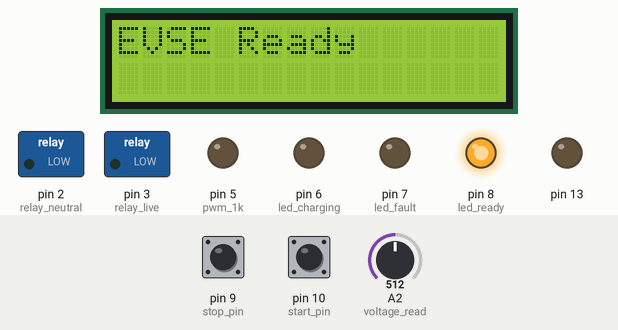
Recording of a sketch running on a simulated Arduino Uno, built with avr-gcc and run on an emulated ATmega328P. Parts: 16×2 character LCD, switched loads named in the sketch (green lamp = pin HIGH), output pins drawn as LEDs (lit = HIGH). Inputs (shaded band) come from the test bench; at power-on: pin 10 (start_pin) LOW, pin 9 (stop_pin) LOW, A2 (voltage_read) = 512. What the sketch prints to the serial monitor is not drawn.

Above: at 4.0 s.
4.1 s: pin 10 (start_pin) pulled HIGH for 0.15 s
At 4.7 s:
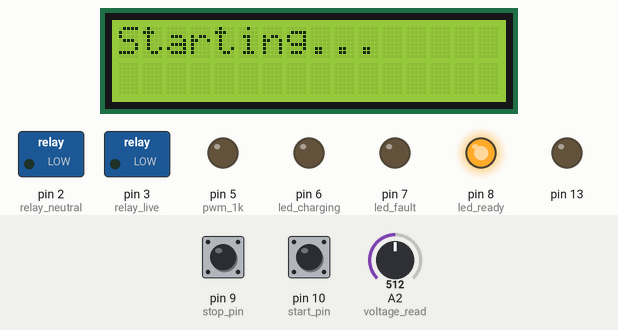
At 7.0 s:
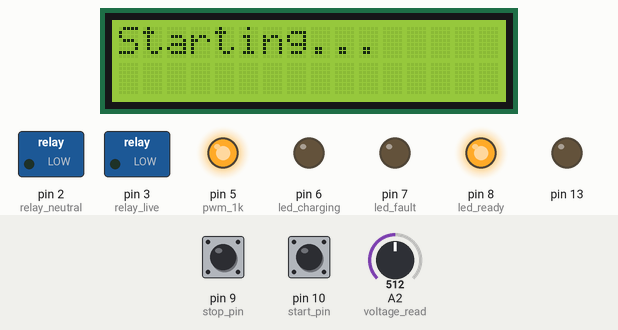
7.2 s: pin 9 (stop_pin) pulled HIGH for 0.15 s
At 7.8 s:
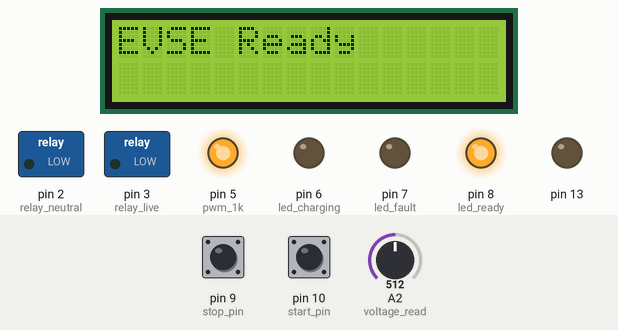
13.4 s: A2 (voltage_read) set to 112
16.4 s: A2 (voltage_read) set to 90
Timing chart, 0 to 19.4 s (numbered marks = the images above; inputs shaded):
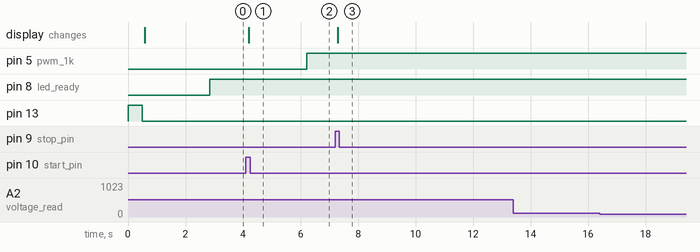

Measured:
- after the input at 4.1 s, pin 5 (pwm_1k): LOW → HIGH after 2.1 s; the display: changes after 0.11 s (image 1)
- after the input at 7.2 s, the display: changes after 0.10 s (image 3)
- after the input at 13.4 s, every drawn part: stays the same
- after the input at 16.4 s, every drawn part: stays the same

The sketch:

AlloverSerial.ino
```cpp
#include <EmonLib.h>
#include <EEPROM.h>

int voltage;


int adc_12v_min,adc_12v_max,adc_9v_min,adc_9v_max,adc_6v_min,adc_6v_max,adc_3v_min,adc_3v_max;
int32_t frequency = 1000;//hz
int duty_cycle;  //   (10% 25.5)||(16% 40.8)||(25% 63.75)||(30% 76.5)||(40% 102)||(50% 127.5)||(100% 255) ,if above 800us or 80% duty cycle rule changes

unsigned long voltagetotal = 0;
unsigned long voltageavg = 0;
int counterval = 0;

#include <Wire.h>
#include <LiquidCrystal_I2C.h>
LiquidCrystal_I2C lcd(0x27, 16, 2);


bool      volt6_flag = false;
bool      volt9_flag = false;
bool      volt12_flag = false;
uint8_t count = 0;

#define start_pin 10
#define stop_pin 9            //interupt

bool start_flag = false; // MAKE IT FALSE FOR DEVELOPMENT

#define led_ready 8
#define led_charging 6
#define led_fault 7

#define pwm_1k 5
#define voltage_read A2

#define relay_live 3
#define relay_neutral 2
#define current_ip_pin A3
EnergyMonitor emon1;
String temp;
String s1;

void start_detect()                          //Switch ON button
{
  if (start_flag == false)
  {
    if (   digitalRead(start_pin) == HIGH)
    {
      _delay_ms(50);
      if (  digitalRead(start_pin) == HIGH)
      {
        lcd.clear();
        lcd.setCursor(0, 0);
        lcd.print("Starting...");
        delay(2000);
        start_flag = true;
        analogWrite(pwm_1k, 255);
      }
    }
  }
}
void setup() {
  TCCR0B = TCCR0B & B11111000 | B00000011;
  Serial.begin(9600);
  pinMode(start_pin , INPUT);
  pinMode(stop_pin , INPUT);
  pinMode(led_ready , OUTPUT);
  pinMode(led_charging , OUTPUT);
  pinMode(led_fault , OUTPUT);
  pinMode(relay_live, OUTPUT);
  pinMode(relay_neutral, OUTPUT);
  digitalWrite(relay_live, LOW);
  digitalWrite(relay_neutral, LOW);
  emon1.current(current_ip_pin, 60.1);
  //  emon1.c urrent(current_ip_pin, 111.1);
  pinMode(13, OUTPUT);
  digitalWrite(13, HIGH);
  delay(500);
  digitalWrite(13, LOW);
  Serial.println("STARTING");
  Wire.begin();
  Wire.beginTransmission(0x27);
  int   err = Wire.endTransmission();
  Serial.println(err);
  if (err == 0)
  {
    Serial.println("LCD Ready");
    lcd.init();
    lcd.backlight();
    lcd.clear();
    lcd.setCursor(0, 0);
    lcd.print("EVSE Ready");
    //rtcf = 1;
  }
  else
  {
    Serial.println(F("LCDfault "));
  }

  temp=read_String(0);
  adc_12v_min = temp.toInt();
  temp=read_String(5);
  adc_12v_max = temp.toInt();
  temp=read_String(10);
  adc_9v_min = temp.toInt();
  temp=read_String(15);
  adc_9v_max=temp.toInt();
  temp=read_String(20);
  adc_6v_min=temp.toInt();
  temp=read_String(25);
  adc_6v_max=temp.toInt();
  temp=read_String(30);
  adc_3v_min=temp.toInt();
  temp=read_String(35);
  adc_3v_max=temp.toInt();
  temp=read_String(40);
  duty_cycle=temp.toInt();
}

void loop()
{
  send1_string();

  if (start_flag == true)
  {
    stop_detect();
    voltagetotal = 0;
    voltageavg = 0;
    counterval = 0;
    for (int i = 0; i < 100; i++)
    {
      voltage = analogRead(voltage_read);
      if (volt9_flag == 1)
      {
        if (voltage > 100)
        {
          voltagetotal += voltage;
          counterval++;
        }
      }
      else if (volt6_flag == 1)
      {
        //        if (voltage > 420)
        //        {
        //          stop_now();
        //        }
        if (voltage > 100)
        {
          voltagetotal += voltage;
          counterval++;
        }
      }
      else
      {
        if (voltage > 50)
        {
          voltagetotal += voltage;
          counterval++;
        }
      }
    }
    voltageavg = voltagetotal / counterval;
    voltage = voltageavg;
    Serial.print("Counter val: "); Serial.print(counterval);
    Serial.print("/100\tVoltage val: "); Serial.println(voltage);

    Serial.print(volt12_flag); Serial.print(volt9_flag); Serial.println(volt6_flag);
    if (voltage > 100) {
      if ((adc_12v_min < voltage) && (voltage < adc_12v_max)) //12v
      {

          digitalWrite(relay_live, LOW);
          digitalWrite(relay_neutral, LOW);
          Serial.println("on standby i.e no car connected ");
          lcd.clear();
          lcd.setCursor(5, 0);
          lcd.print("Standby");
          lcd.setCursor(0, 1);
          lcd.print("No Car Connected");
          volt12_flag = true;
          volt9_flag = false;
          volt6_flag = false;

      }
      else if ((adc_9v_min < voltage) && (voltage < adc_9v_max )) //9v
      {
        if (volt12_flag == true)          //check if it was 12V first
        {
          digitalWrite(relay_live, LOW);
          digitalWrite(relay_neutral, LOW);
          Serial.println("vehicle detected ..sending 1khz signal ");
          lcd.clear();
          lcd.setCursor(0, 0);
          lcd.print("Vehicle Detected");
          lcd.setCursor(1, 1);
          lcd.print("Sending 1KHz");
          Serial.println(voltage);
          analogWrite(pwm_1k, duty_cycle);
          digitalWrite(led_ready, HIGH);
          digitalWrite(led_fault, LOW);
          digitalWrite(led_charging, LOW);
          digitalWrite(13, HIGH);
          delay(3000);
          lcd.clear();
          lcd.setCursor(0, 0);
          lcd.print("Waiting for 6V");
          volt9_flag = true;
          volt12_flag = false;
          volt6_flag = false;
        }
        else                    //wasnt 12V first directly 9V
        {

          Serial.println("In 9V Loop");
          //stop_now();                            //HE UNCOMMENT KARAYCHA NA
        }
      }
      else if ((adc_6v_min < voltage) && (voltage < adc_6v_max))//6v
      {
        Serial.println("In charging loop");
        double Irms = emon1.calcIrms(1480);  // Calculate Irms only
        Serial.print("Power: "); Serial.print(Irms * 230.0); Serial.print("  Current: "); Serial.println(Irms);

        if (volt6_flag == false)              //check if it was 9V first
        {
          digitalWrite(13, LOW);
          Serial.println("CHARGING STARTED");
          lcd.clear();
          lcd.setCursor(0, 0);
          lcd.print("Vehicle Charging");
          delay(3000);
          digitalWrite(relay_live, HIGH);
          digitalWrite(relay_neutral, HIGH);
          digitalWrite(led_charging, HIGH);
          digitalWrite(led_ready, LOW);
          digitalWrite(led_fault, LOW);
          volt9_flag = false;
          volt6_flag = true;
        }
      }
      else if ((adc_3v_min < voltage) && (voltage < adc_3v_max))//3v
      {
        digitalWrite(relay_live, LOW);
        digitalWrite(relay_neutral, LOW);
        digitalWrite(led_ready, LOW);
        digitalWrite(led_charging, LOW);
        digitalWrite(led_fault, LOW);
        //      start_flag = false;
        Serial.println("open surrounding needed X overheat ");
        volt6_flag = false;
        volt9_flag = false;
        volt12_flag = false;
      }
      else
      {
        Serial.println("No if conditions");
      }
    }                //>100 else ?
  }
  else                  //switch still OFF
  {
    digitalWrite(13, LOW);
    digitalWrite(led_ready, HIGH);
    Serial.println("Everything OFF");
    start_detect();
  }
  delay(100);
}

void stop_now()
{
  Serial.println("Stop now");
  lcd.clear();
  lcd.setCursor(0, 0);
  lcd.print("EVSE Ready");

  _delay_ms(5);
  start_flag = false;
  digitalWrite(relay_live, LOW);
  digitalWrite(relay_neutral, LOW);
  digitalWrite(led_charging, LOW);
  digitalWrite(led_ready, HIGH);
  digitalWrite(led_fault, LOW);
  volt6_flag = false;
  volt9_flag = false;
  volt12_flag = false;
  lcd.clear();
  lcd.setCursor(0, 0);
  lcd.print("EVSE Ready");
}

void stop_detect()
{
  if (   digitalRead(stop_pin) == HIGH)
  {
    _delay_ms(50);
    if (  digitalRead(stop_pin) == HIGH)
    {
      Serial.println("In stop detect function");
      stop_now();
    }
  }
}


void send1_string()
{


  if (Serial.available() > 0)
  {
    s1 = Serial.readStringUntil('\n');
    int len = s1.length();

    Serial.print("Length of scanned code is: ");
    Serial.println(len);
    char ss = s1.charAt(1);
    Serial.print("Char at 1 is: ");
    Serial.println(ss);
    //    Serial2.print("Char at 0 is: ");
    //    Serial2.println(ss);
    if (s1 == "#STRT")
    {
      start_flag = true;
      analogWrite(pwm_1k, 255);
    }

    else if (s1 == "#STOP")
    {
      _delay_ms(5);
      start_flag = false;
      digitalWrite(relay_live, LOW);
      digitalWrite(relay_neutral, LOW);
      digitalWrite(led_charging, LOW);
      digitalWrite(led_ready, HIGH);
      digitalWrite(led_fault, LOW);
      volt6_flag = false;
      volt9_flag = false;
      volt12_flag = false;
    }

    else if (ss == '1')
    {
      writeThresh(0);
      Serial.println("12 V min threshold");
    }

    else if (ss == '2')
    {
      writeThresh(5);
      Serial.println("12 V max threshold");
    }

    else if (ss == '3')
    {
      writeThresh(10);
      Serial.println("9 V min threshold");
    }

    else if (ss == '4')
    {
      writeThresh(15);
      Serial.println("9 V max threshold");
    }

    else if (ss == '5')
    {
      writeThresh(20);
      Serial.println("6 V min threshold");
    }

    else if (ss == '6')
    {
      writeThresh(25);
      Serial.println("6 V max threshold");
    }

    else if (ss == '7')
    {
      writeThresh(30);
      Serial.println("3 V min threshold");
    }

    else if (ss == '8')
    {
      writeThresh(35);
      Serial.println("3 V max threshold");
    }

    else if (ss == 'p')
    {
      writeThresh(40);
      Serial.println("Duty Cycle");
    }

  }
}

void writeThresh(int addrw)
{
  Serial.println("Entering writeString");

  String  data1 = s1.substring(3, 6);
  Serial.println(data1);
  int _size = data1.length();

  int i;
  for (i = 0; i < _size; i++)
  {
    EEPROM.write(addrw + i, data1[i]);
    delay(10);
  }
  EEPROM.write(addrw + _size, '\0');
  delay(20);


  Serial.println("Exiting writeString");
}

String read_String(int addrr)
{
  int i = 0;
  char datas[20];
  int len = 0;
  unsigned char k;
  k = EEPROM.read(addrr);
  while (i < 5)
  {
    k = EEPROM.read(addrr + len);
    if (k == '\0')
    {
      Serial.println("Null Character");
      //      datas[len] = '\0';r
      break;
    }
    //    else
    //    {
    //      datas[len] = k;
    //    }
    datas[len] = k;
    Serial.print("IN read_String loop: \t");
    Serial.println(datas[len]);
    len++;
    i++;
    delay(50);
  }
  Serial.println(len);
  String finalstring = String(datas);
  finalstring[len] = '\0';
  finalstring = finalstring.substring(0, len);
  Serial.println(finalstring);
  //  return String(datas);
  return finalstring;
}
```
